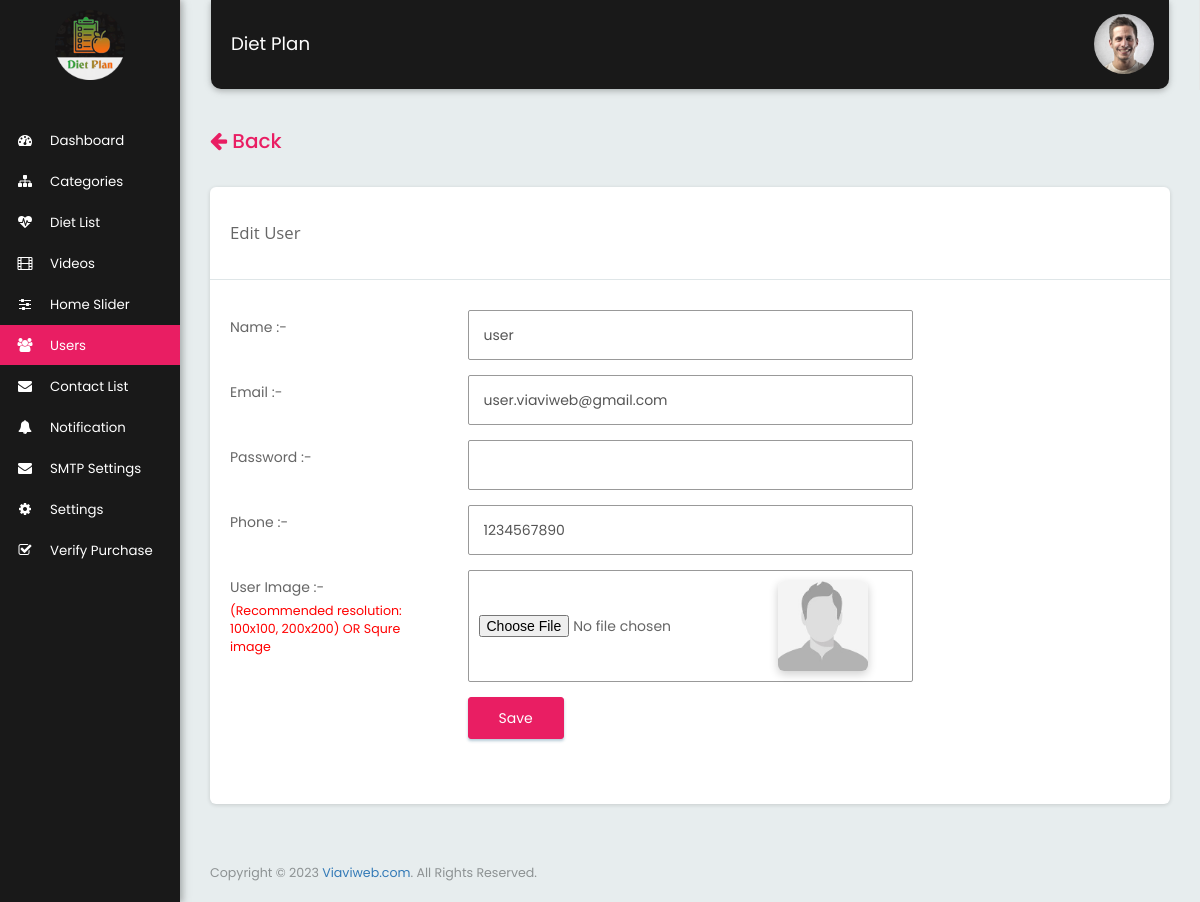
/add_user.php?user_id=1 (signed in), run on the app's committed database.
### tables this page shows
CREATE TABLE `tbl_users` (
  `id` int(11) NOT NULL,
  `user_type` varchar(30) NOT NULL,
  `name` varchar(150) NOT NULL,
  `email` varchar(200) NOT NULL,
  `password` varchar(200) NOT NULL,
  `phone` varchar(200) NOT NULL,
  `device_id` text NOT NULL,
  `auth_id` text NOT NULL,
  `is_duplicate` int(1) NOT NULL DEFAULT 0,
  `user_image` varchar(200) DEFAULT NULL,
  `confirm_code` varchar(200) NOT NULL DEFAULT '0',
  `status` varchar(200) NOT NULL DEFAULT '1',
  `created_at` varchar(200) NOT NULL DEFAULT '-'
);

### add_user.php (the view, shortened to what this page needs)
<?php $page_title=(isset($_GET['user_id'])) ? 'Edit User' : 'Add User';
include('includes/header.php');
if(isset($_GET['user_id']))
{
  $user_qry="SELECT * FROM tbl_users WHERE id='".$_GET['user_id']."'";
  $user_result=mysqli_query($mysqli,$user_qry);
  $user_row=mysqli_fetch_assoc($user_result);
}
?>
 <div class="row">
      <div class="col-md-12">
        <?php
        if(isset($_GET['redirect'])){
              echo '<a href="'.$_GET['redirect'].'" class="btn_back"><h4 class="pull-left" style="font-size: 20px;color: #e91e63"><i class="fa fa-arrow-left"></i> Back</h4></a>';
            }
            else{
              echo '<a href="manage_users.php" class="btn_back"><h4 class="pull-left" style="font-size: 20px;color: #e91e63"><i class="fa fa-arrow-left"></i> Back</h4></a>';
            }?>
        <div class="card">
          <div class="page_title_block">
            <div class="col-md-5 col-xs-12">
              <div class="page_title"><?=$page_title?></div>
            </div>
          </div>
          <div class="clearfix"></div>
            <div class="card-body mrg_bottom">
            <form action="" name="addedituser" method="post" class="form form-horizontal" enctype="multipart/form-data" >
              <div class="section">
                <div class="section-body">
                  <div class="form-group">
                    <label class="col-md-3 control-label">Name :-</label>
                    <div class="col-md-6">
                      <input type="text" name="name" id="name" value="<?php if(isset($_GET['user_id'])){echo $user_row['name'];}?>" class="form-control" required>
                    </div>
                  </div>
                 <?php if (!isset($_GET['user_id']) OR ($user_row['user_type']) == 'Normal') { ?>
                  <div class="form-group">
                    <label class="col-md-3 control-label">Email :-</label>
                    <div class="col-md-6">
                      <input type="email" name="email" id="email" value="<?php if(isset($_GET['user_id'])){echo $user_row['email'];}?>" class="form-control" required>
                    </div>
                  </div>
                  <?php }?>
                  <?php if (!isset($_GET['user_id']) OR ($user_row['user_type']) == 'Normal') { ?>
                  <div class="form-group">
                    <label class="col-md-3 control-label">Password :-</label>
                    <div class="col-md-6">
                      <input type="password" name="password" id="password" value="" class="form-control" <?php if(!isset($_GET['user_id'])){?>required<?php }?>>
                    </div>
                  </div>
                 <?php }?>
                  <div class="form-group">
                    <label class="col-md-3 control-label">Phone :-</label>
                    <div class="col-md-6">
                      <input type="text" name="phone" id="phone" value="<?php if(isset($_GET['user_id'])){echo $user_row['phone'];}?>" class="form-control">
                    </div>
                  </div>
                  <div class="form-group">
                    <label class="col-md-3 control-label">User Image :- <p class="control-label-help">(Recommended resolution: 100x100, 200x200) OR Squre image</p>
                    </label>
                    <div class="col-md-6">
                      <div class="fileupload_block">
                        <input type="file" name="user_image" value="" id="fileupload" onchange="readURL(this)">
                            <?php if(isset($_GET['user_id']) and $user_row['user_image']!="") {?>
                            <div class="fileupload_img"><img type="image" id="user_image" src="images/<?php echo $user_row['user_image'];?>" style="width: 90px;height: 90px" alt=" image" /></div>
                          <?php } else {?>
                            <div class="fileupload_img"><img type="image" id="user_image" src="assets/images/landscape.jpg" style="width: 90px;height: 90px" alt="category image" /></div>
                          <?php }?>
                      </div>
                    </div>
                  </div>
                  <div class="form-group">
                    <div class="col-md-9 col-md-offset-3">
                      <button type="submit" name="submit" class="btn btn-primary">Save</button>
                    </div>
                  </div>
                </div>
              </div>
            </form>
          </div>
        </div>
      </div>
    </div>
<?php include('includes/footer.php');?>

### includes/header.php (style rules this page uses)
p.control-label-help { color: red !important; }

### data on the page
tbl_users: name "user", email "user.viaviweb@gmail.com", phone "1234567890", user_image (picture)

### other printed values
APP_NAME "Diet Plan"
$page_title "Edit User"
